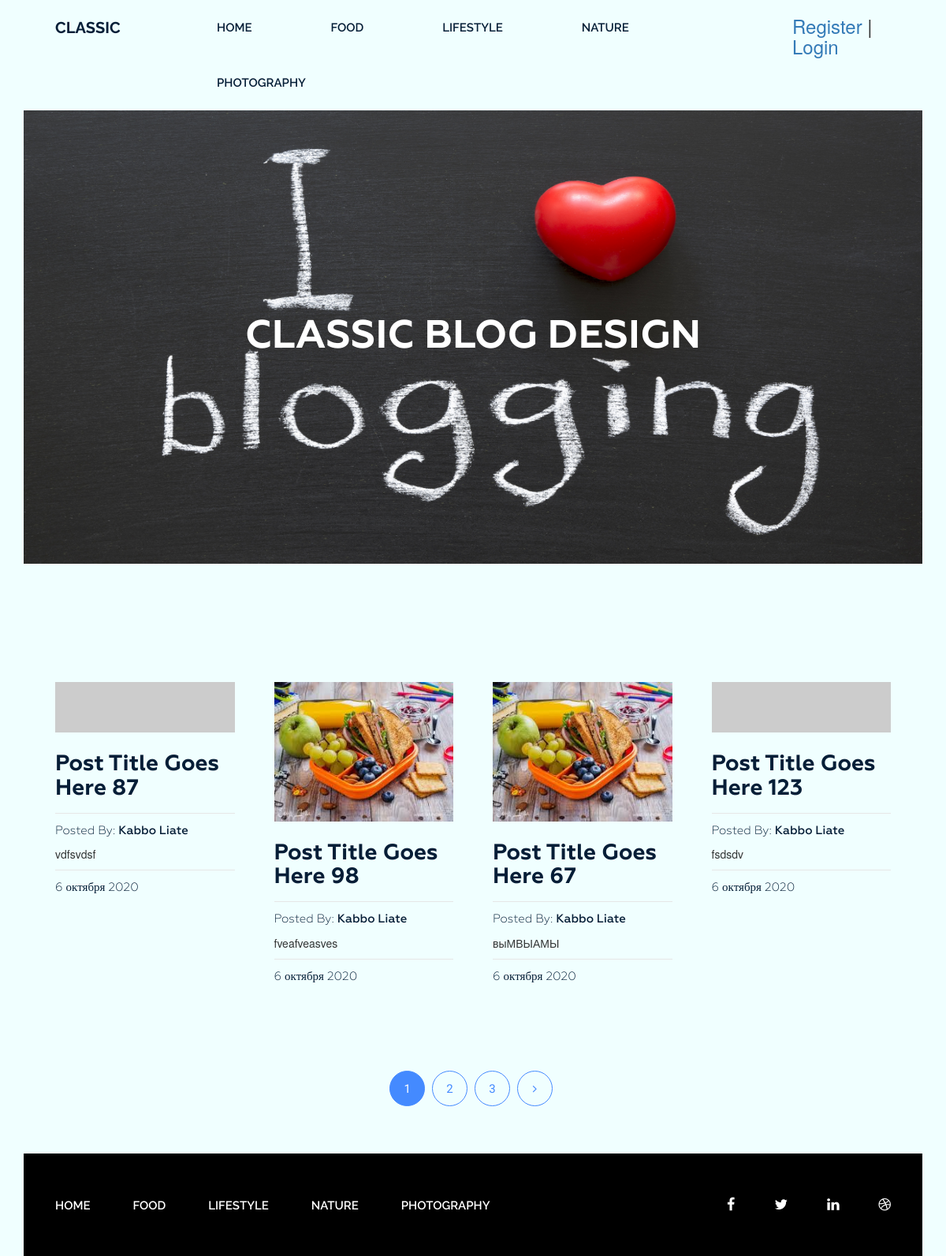
The page / on the database its author committed.
### blog/models.py (models this page shows, shortened)
class Category(models.Model):
    title = models.CharField(max_length=200)
    slug = models.SlugField(max_length=200, verbose_name='Url-category', unique=True)  # Слаг - это короткая метка для чего-либо, содержащая только буквы, цифры, символы подчеркивания или дефисы. Обычно они используются в URL-адресах.
    def get_absolute_url(self):
        return reverse('category', kwargs={"slug": self.slug})
    class Meta:
        verbose_name = 'Категория'
        verbose_name_plural = 'Категории'
        ordering = ['title']

class Post(models.Model):
    title = models.CharField(max_length=200)
    slug = models.SlugField(max_length=40, verbose_name='Url-post', unique=True)
    author = models.CharField(max_length=50)
    content = models.TextField(blank=True)
    created_at = models.DateTimeField(auto_now_add=True, verbose_name='Опубликовано')
    photo = models.ImageField(upload_to='photos/%Y/%m/%d/', blank=True)
    views = models.IntegerField(default=0, verbose_name='Количество просмотров')
    category = models.ForeignKey(Category, on_delete=models.PROTECT, related_name='posts')
    tags = models.ManyToManyField(Tag, blank=True, related_name='posts')
    def get_absolute_url(self):
        return reverse('post', kwargs={"slug": self.slug})
    class Meta:
        verbose_name = 'Статья'
        verbose_name_plural = 'Статьи'
        ordering = ['-created_at']

### blog/views.py (the view)
# urls.py: path('', Home.as_view(), name='home'),
class Home(ListView):
    model = Post
    template_name = 'blog/index.html'
    context_object_name = 'posts'
    paginate_by = 4
    def get_context_data(self, *, object_list=None, **kwargs):
        context = super().get_context_data(**kwargs)
        context['title'] = 'Classic Blog Design'
        return context

### blog/templatetags/menu_tag.py (called while the page is built)
@register.inclusion_tag('blog/menu_tag.html')
def show_menu_tag(menu_class='menu'):
    categories = Category.objects.all()
    return {"categories": categories, "menu_class": menu_class}

### blog/templates/blog/index.html (shortened to what this page needs)
{% extends 'base.html' %}
{% load static %}
{% block content %}
{% include 'inc/_section_text.html' %}
{% include 'inc/_section_post.html' %}
{% endblock %}

### blog/templates/blog/menu_tag.html
<div class="{{ menu_class }}">
    <ul>
        <li><a href="{% url 'home' %}">Home</a></li>
        {% for item in categories %}
        <li><a href="{{ item.get_absolute_url }}">{{ item.title }}</a></li>
        {% endfor %}
    </ul>
</div>

### templates/inc/_section_post.html (shortened to what this page needs)
<section class="blog-post-area">
    <div class="container">
        <div class="row">
            <div class="blog-post-area-style">
                {% for post in posts %}
                <div class="col-md-3">
                    <div class="single-post">
                        {% if post.photo %}
                        <img src="{{ post.photo.url }}" alt="{{ post.title }}">
                        {% else %}
                        <img src="https://picsum.photos/id/1060/300/201/?blur=2" alt="{{ post.title }}">
                        {% endif %}
                        <h3><a href="{{ post.get_absolute_url }}">{{ post.title }} </a></h3>
                        <h4><span>Posted By: <span class="author-name">{{ post.author }}</span></span>
                        </h4>
                        {{ post.content|truncatewords_html:20|safe }}
                        <h4><span>{{ post.created_at|date:"j E Y" }}</span></h4>
                    </div>
                </div>
                {% endfor %}
            </div>
        </div>
        <br><br>
    </div>
    {% include 'inc/_pagination.html' %}
</section>

### siteblog/static/style.css (style rules this page uses)
.wrapper header.header .menu { margin: 0 }
.wrapper header.header .menu ul { float: right; margin: 0; padding: 0; margin-right: 4px; }
.wrapper header.header .menu ul li { display: inline-block; list-style: outside none none; margin: 0 -4px 0 0; }
.wrapper header.header .menu ul li a { color: rgb(6, 30, 55); font-family: "Raleway", sans-serif; font-size: 15px; font-weight: 600; line-height: 70px; padding: 26px 50px; text-decoration: none; text-transform: uppercase; }
section.blog-post-area { margin-top: 50px; }
section.blog-post-area img { width: 100%; }
section.blog-post-area .single-post { padding-right: 20px; margin: 100px 0px 0px; }
section.blog-post-area h4 span { font-family: Geometria; font-weight: 400; font-size: 15px; color: #061e37; text-decoration: none; }
section.blog-post-area h4 span.author-name { font-weight: 500; }
.blog-post-area .single-post h3 a { font-family: Geometria; font-size: 28px; font-weight: 700; text-decoration: none; color: #061e37; }
.blog-post-area .single-post h4 { margin-bottom: 12px; padding-top: 10px; position: relative; }
.blog-post-area .single-post h4::before { background: #e6e6e6 none repeat scroll 0 0; content: ""; height: 1px; position: absolute; top: 0; width: 100%; }
.blog-post-area .single-post h3 { margin: 25px 0 15px; }
.blog-post-area .blog-post-area-style { margin: 0 20px 0 40px; }
.wrapper footer.footer .footer-menu { margin: 0 }
.wrapper footer.footer .footer-menu ul { line-height: 130px; margin: 0; padding: 0; }
.wrapper footer.footer .footer-menu ul li { display: inline; list-style: outside none none; margin: 0; padding: 30px 0px; }
.wrapper footer.footer .footer-menu ul li a { color: #fff; font-family: "Raleway", sans-serif; font-size: 15px; font-weight: 600; line-height: 70px; margin-left: 40px; padding: 26px 10px 26px 0; text-decoration: none; text-transform: uppercase; }

### rows shown on the page
Category: title "FOOD"
Category: title "LIFESTYLE"
Category: title "NATURE"
Category: title "PHOTOGRAPHY"
Post: title "Post Title Goes Here 87", author "Kabbo Liate", content "vdfsvdsf", created_at "6 октября 2020"
Post: photo (picture), title "Post Title Goes Here 98", author "Kabbo Liate", content "fveafveasves", created_at "6 октября 2020"
Post: photo (picture), title "Post Title Goes Here 67", author "Kabbo Liate", content "выМВЫАМЫ", created_at "6 октября 2020"
Post: title "Post Title Goes Here 123", author "Kabbo Liate", content "fsdsdv", created_at "6 октября 2020"

### other values the page prints
{{ p }} "1"
{{ p }} "2" "3"
